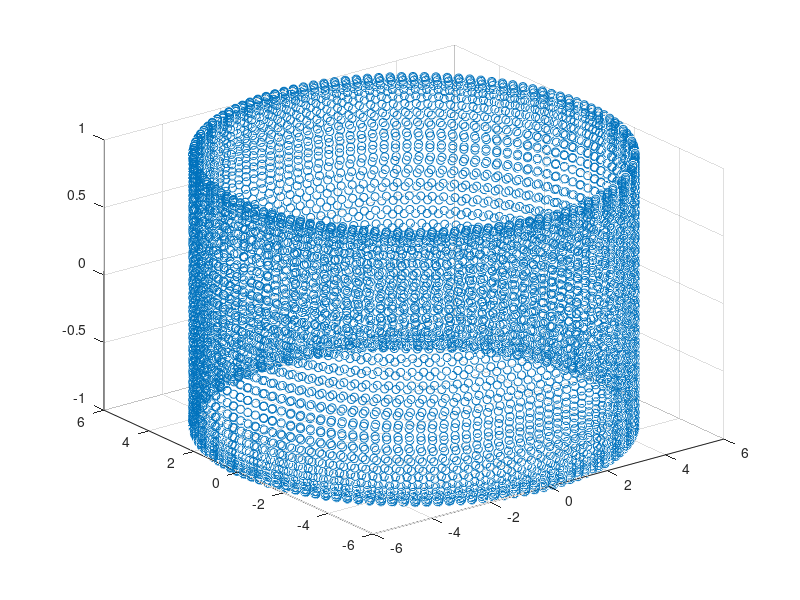

Source code (MATLAB): (Note: this script raises an error after producing the figure.)
% Runs a circle around a cube

clear
close all
clc

%path for wahba solver
addpath('../matlabScripts/')

%circle parameters
R = 6; %radius
Nrev = 2500; %number of images per revolution
inc = 1; %inclination (not a real orbital inclination)
Revs = 3; %number of revolutions around the cube
Noscil = 40.3333; %number of oscillations per revolution
N = round(Revs*Nrev);

theta = linspace(0,2*pi*Revs,N);
x = zeros(3,N);
for ii = 1:N
    x(1,ii) = R*cos(theta(ii));
    x(2,ii) = R*sin(theta(ii));
    x(3,ii) = inc*sin(Noscil*theta(ii));
    %     x(3,ii) = inc;
end

figure
scatter3(x(1,:),x(2,:),x(3,:))

% Create the cube
P = [1; 0; 0];
s = 0.5;
sw = 0.05;
fc = [1 0 0;
    0 1 0;
    0 0 1;
    1 1 0;
    1 0 1;
    0 1 1];

ec = [.1 .1 .1];
C = createCube(P, s, sw, fc, ec);

%create more cubes
P2 = [0; 0; -2];
C2 = createCube(P2, s, sw, fc, ec);

P3 = [1; -1; 0];
C3 = createCube(P3, s, sw, fc, ec);

P4 = [0; 2; .5];
C4 = createCube(P4, s, sw, fc, ec);

P5 = [-1; 0; 0];
C5 = createCube(P5, s, sw, fc, ec);

P6 = [.4; -1; .4];
C6 = createCube(P6, s, sw, fc, ec);

%create an all encompassing rectangular prism
s = [14; 14; 12];
sw = .1;
C7 = createRectangularPrism([0, 0, 0]', s, sw, fc, ec, true);

%more cubes
P8 = [.4; 1; .4];
s = 0.5;
sw = .05;
C8 = createCube(P8, s, sw, fc, ec);

P9 = [-.4; 0; -.4];
C9 = createCube(P9, s, sw, fc, ec);

P10 = [-.4; -1; -.4];
C10 = createCube(P10, s, sw, fc, ec);

P11 = [.2; -1; 2];
C11 = createCube(P11, s, sw, fc, ec);

%cube cell array
CArray = cell(2,1);
CArray{1} = C;
CArray{2} = C2;
CArray{3} = C3;
CArray{4} = C4;
CArray{5} = C5;
CArray{6} = C6;
CArray{7} = C7;
CArray{8} = C8;
CArray{9} = C9;
CArray{10} = C10;
CArray{11} = C11;

% createPixelVectors and camera information
f = 500;
width = 640;
height = 480;
sz = [width, height];
px = width/2;
py = height/2;
K = [f, 0, px;
    0, f, py;
    0, 0, 1];

V = createPixelVectors(K,width,height);

%run through and create an image at each point, always pointing towards the
%center
vz = [0; 0; 1];
vx = [1; 0; 0];
vBMat = [vx'; vz'];
aVec = [1; 1];

figure
tic
parfor ii = 1:N
   
    %create the quaternion for this location
    imFoc = [0 0 0]'; %point the image is centered on
    vz_I = imFoc - x(:,ii); %camera z-axis in the inertial frame
    vx_I = [vz_I(2); -vz_I(1); 0]; %camera x-axis in the inertial frame    
    
    %normalize vectors
    vx_I = vx_I/norm(vx_I);
    vz_I = vz_I/norm(vz_I);
    
    %create matrix and solve wahbas problem
    vIMat = [vx_I'; vz_I'];
    RBI = wahbaSolver(aVec,vIMat,vBMat);
    q = dcm2quat(RBI);
    
%     tic    
    imgRGBD = createImage(CArray, x(:,ii), q', V, sz, K);
%     toc
    
    %extract RGB info
    img = imgRGBD(:,:,1:3);
    
    %filter and display
%     imgFilt = imgaussfilt(img,1.2);
    imgFilt = img;
    imshow(imgFilt);
    
    imshow(imgFilt);
    
    imwrite(imgFilt,strcat('images/cubeCircling',num2str(ii,'%04i'),'.jpg'))
    
    disp('Percent Complete:')
    disp(ii/N*100)

end
toc
